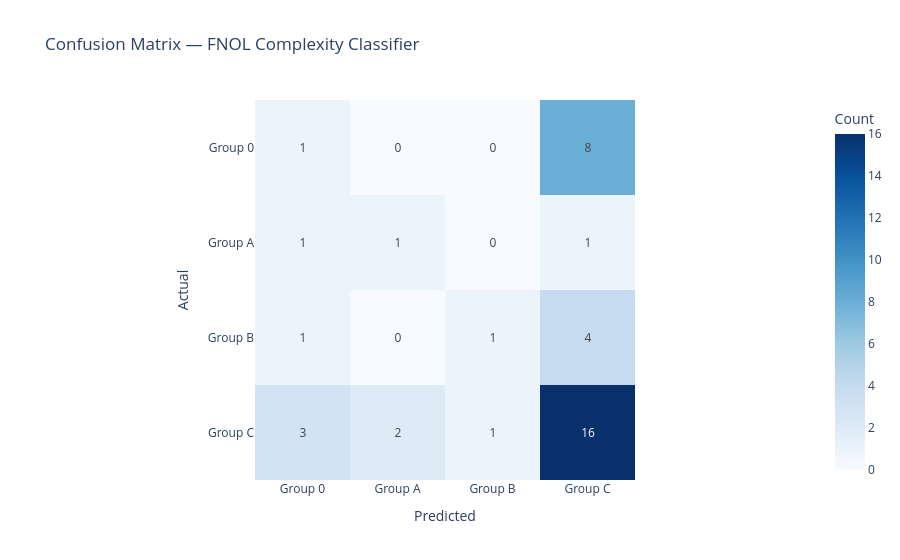

The notebook cell saved with this chart:
### Code cell
# ── Confusion matrix ──────────────────────────────────────────────────────────
cm = confusion_matrix(y_test, y_pred)
fig = px.imshow(cm,
                labels=dict(x="Predicted", y="Actual", color="Count"),
                x=["Group 0", "Group A", "Group B", "Group C"],
                y=["Group 0", "Group A", "Group B", "Group C"],
                title="Confusion Matrix — FNOL Complexity Classifier",
                text_auto=True, color_continuous_scale="Blues")
fig.show()

### Figure 1 — Plotly figure (JSON) as saved in the notebook; plotly's stock layout.template omitted (floating-point values rounded to 4 significant figures)
{"data": [{"coloraxis": "coloraxis", "hovertemplate": "Predicted: %{x}<br>Actual: %{y}<br>Count: %{z}<extra></extra>", "name": "0", "texttemplate": "%{z}", "type": "heatmap", "x": ["Group 0", "Group A", "Group B", "Group C"], "xaxis": "x", "y": ["Group 0", "Group A", "Group B", "Group C"], "yaxis": "y", "z": [[1, 0, 0, 8], [1, 1, 0, 1], [1, 0, 1, 4], [3, 2, 1, 16]]}], "layout": {"coloraxis": {"colorbar": {"title": {"text": "Count"}}, "colorscale": [[0.0, "rgb(247,251,255)"], [0.125, "rgb(222,235,247)"], [0.25, "rgb(198,219,239)"], [0.375, "rgb(158,202,225)"], [0.5, "rgb(107,174,214)"], [0.625, "rgb(66,146,198)"], [0.75, "rgb(33,113,181)"], [0.875, "rgb(8,81,156)"], [1.0, "rgb(8,48,107)"]]}, "title": {"text": "Confusion Matrix — FNOL Complexity Classifier"}, "xaxis": {"anchor": "y", "constrain": "domain", "domain": [0.0, 1.0], "scaleanchor": "y", "title": {"text": "Predicted"}}, "yaxis": {"anchor": "x", "autorange": "reversed", "constrain": "domain", "domain": [0.0, 1.0], "title": {"text": "Actual"}}}}
